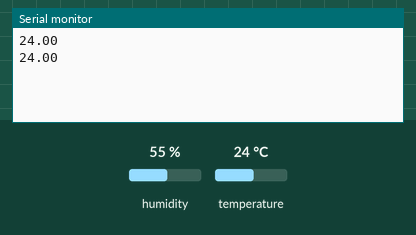
Recording of a sketch running on a simulated ESP32. Shown: the last lines printed to the serial monitor. Inputs (shaded band) come from the test bench; at power-on: temperature 24 °C, humidity 55 %.

Above: at 10.8 s.
10.9 s: temperature set to 12 °C
At 16.3 s:
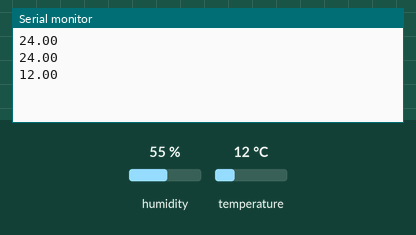
18.4 s: temperature set to 19 °C
At 21.0 s:
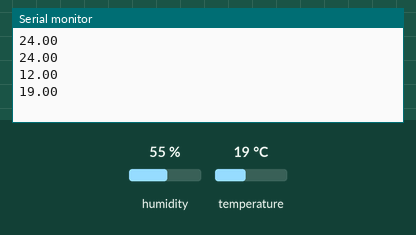
Timing chart, 0 to 22.5 s (numbered marks = the images above; inputs shaded):
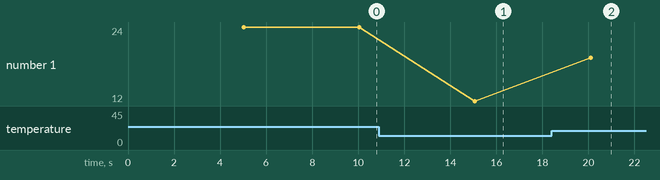

Measured:
- after the input at 10.9 s, the serial monitor: prints a new line after 4.2 s (image 1)
- after the input at 18.4 s, the serial monitor: prints a new line after 1.7 s (image 2)
- plotted number 1: 24 → 12 after the input at 10.9 s, 12 → 19 after the input at 18.4 s

The sketch:

ESP32-Temperature-Sensor.ino
```cpp
#include "DHT.h"

#define DHTPIN 33     // Digital pin connected to the DHT sensor

#define DHTTYPE DHT11   // DHT Sensor Type

DHT dht(DHTPIN, DHTTYPE);

void setup() {

  Serial.begin(9600);   // Starting the serial communication

  dht.begin();          // Starting to listen to the sensor

}

void loop() {

  // Wait a few seconds between measurements.
  delay(5000);

  // Reading temperature & storing it in a variable
  float temp = dht.readTemperature();

  // Printing the temperature variable to the serial monitor
  Serial.println(temp, 2);

}
```
